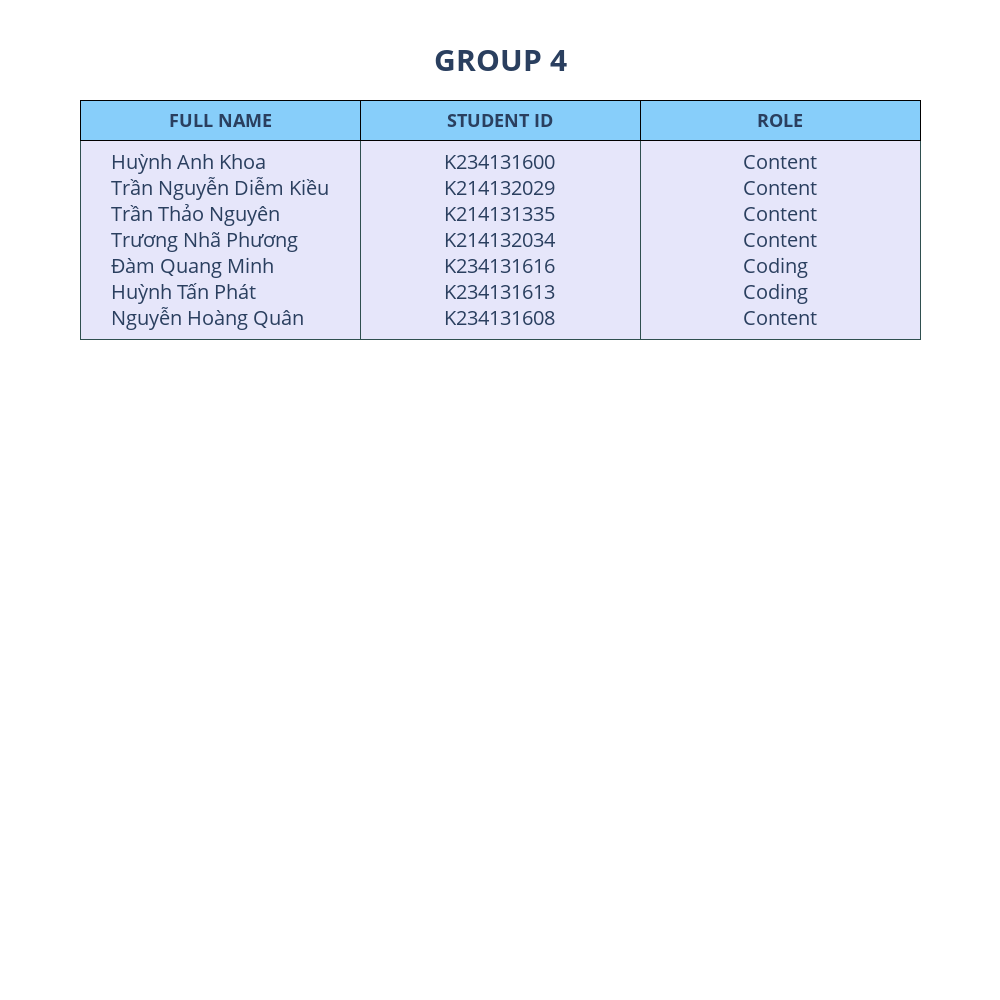

Notebook cell for this chart:
### Markdown cell above
<h3 style="text-align: left; font-family: 'Jetbrains Mono'; color: black;"><b></b></h3>

### Code cell
names = ['Huỳnh Anh Khoa', 'Trần Nguyễn Diễm Kiều', 'Trần Thảo Nguyên', 'Trương Nhã Phương', 'Đàm Quang Minh', 'Huỳnh Tấn Phát', 'Nguyễn Hoàng Quân']
ids = ['K234131600', 'K214132029', 'K214131335', 'K214132034', 'K234131616', 'K234131613', 'K234131608']
roles = ['Content', 'Content', 'Content', 'Content', 'Coding', 'Coding', 'Content']
merged_name = '<br>'.join(names)
merged_id = '<br>'.join(ids)
merged_role = '<br>'.join(roles)

new_names = [merged_name]
new_ids = [merged_id]
new_roles = [merged_role]

# Increase font size and height for a larger table, and center-align all text
fig = go.Figure(data=[go.Table(
    header=dict(values=['<b>FULL NAME</b>', '<b>STUDENT ID</b>', '<b>ROLE</b>'],
                line_color='black',
                fill_color='lightskyblue',
                align='center',  
                font=dict(size=18)),
    cells=dict(values=[new_names, new_ids, new_roles],
               line_color='darkslategrey',
               fill_color='lavender',
               align='center',  #
               font=dict(size=20),
               height=35))
])

fig.update_layout(
    width=1000, 
    height=1000,  
    paper_bgcolor='rgba(0,0,0,0)',
    plot_bgcolor='rgba(0,0,0,0)',
    title=dict(
        text='<b>GROUP 4</b>',
        x=0.5,
        y=0.95,
        font=dict(
            size=30  
    )
))

fig.show()

### Figure 1 — Plotly figure (JSON) as saved in the notebook; plotly's stock layout.template omitted (floating-point values rounded to 4 significant figures)
{"data": [{"cells": {"align": "center", "fill": {"color": "lavender"}, "font": {"size": 20}, "height": 35, "line": {"color": "darkslategrey"}, "values": [["Huỳnh Anh Khoa<br>Trần Nguyễn Diễm Kiều<br>Trần Thảo Nguyên<br>Trương Nhã Phương<br>Đàm Quang Minh<br>Huỳnh Tấn Phát<br>Nguyễn Hoàng Quân"], ["K234131600<br>K214132029<br>K214131335<br>K214132034<br>K234131616<br>K234131613<br>K234131608"], ["Content<br>Content<br>Content<br>Content<br>Coding<br>Coding<br>Content"]]}, "header": {"align": "center", "fill": {"color": "lightskyblue"}, "font": {"size": 18}, "line": {"color": "black"}, "values": ["<b>FULL NAME</b>", "<b>STUDENT ID</b>", "<b>ROLE</b>"]}, "type": "table"}], "layout": {"height": 1000, "paper_bgcolor": "rgba(0, 0, 0, 0)", "plot_bgcolor": "rgba(0, 0, 0, 0)", "title": {"font": {"size": 30}, "text": "<b>GROUP 4</b>", "x": 0.5, "y": 0.95}, "width": 1000}}
